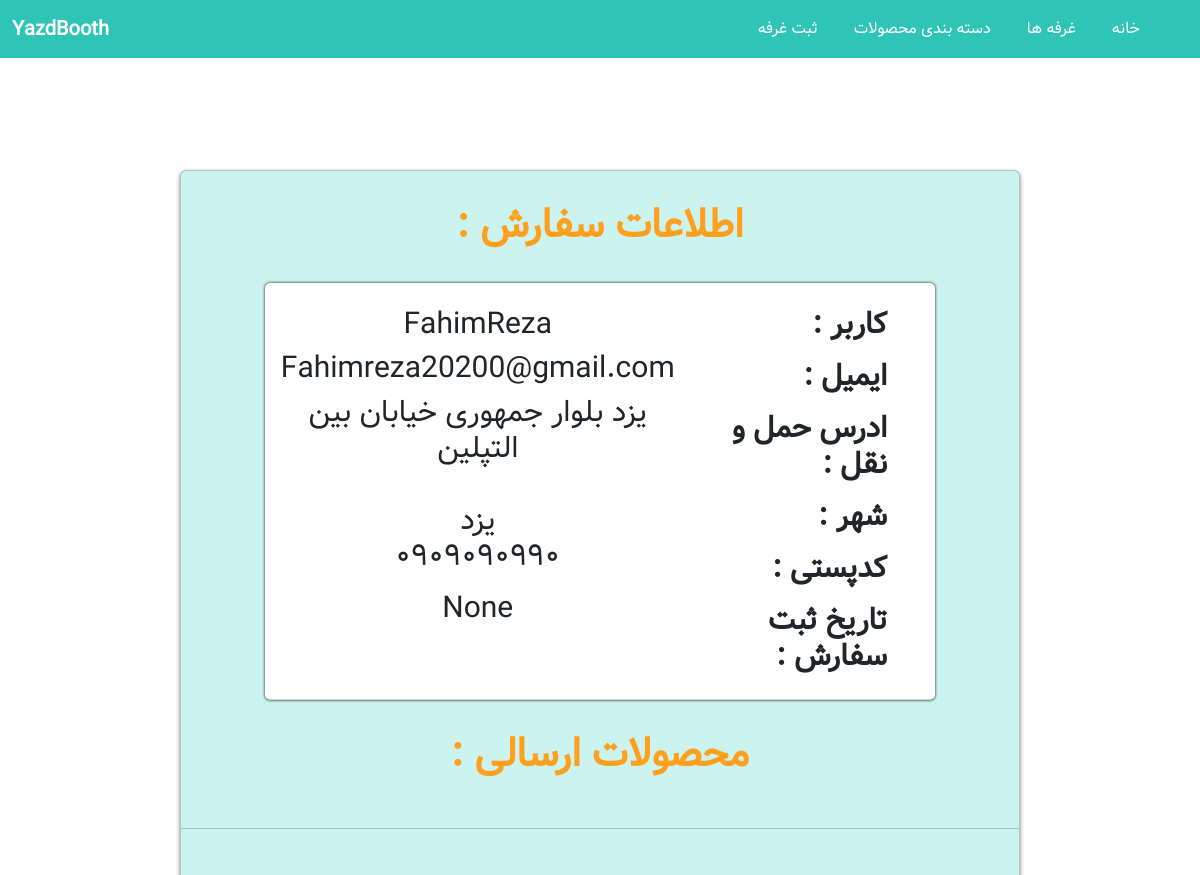
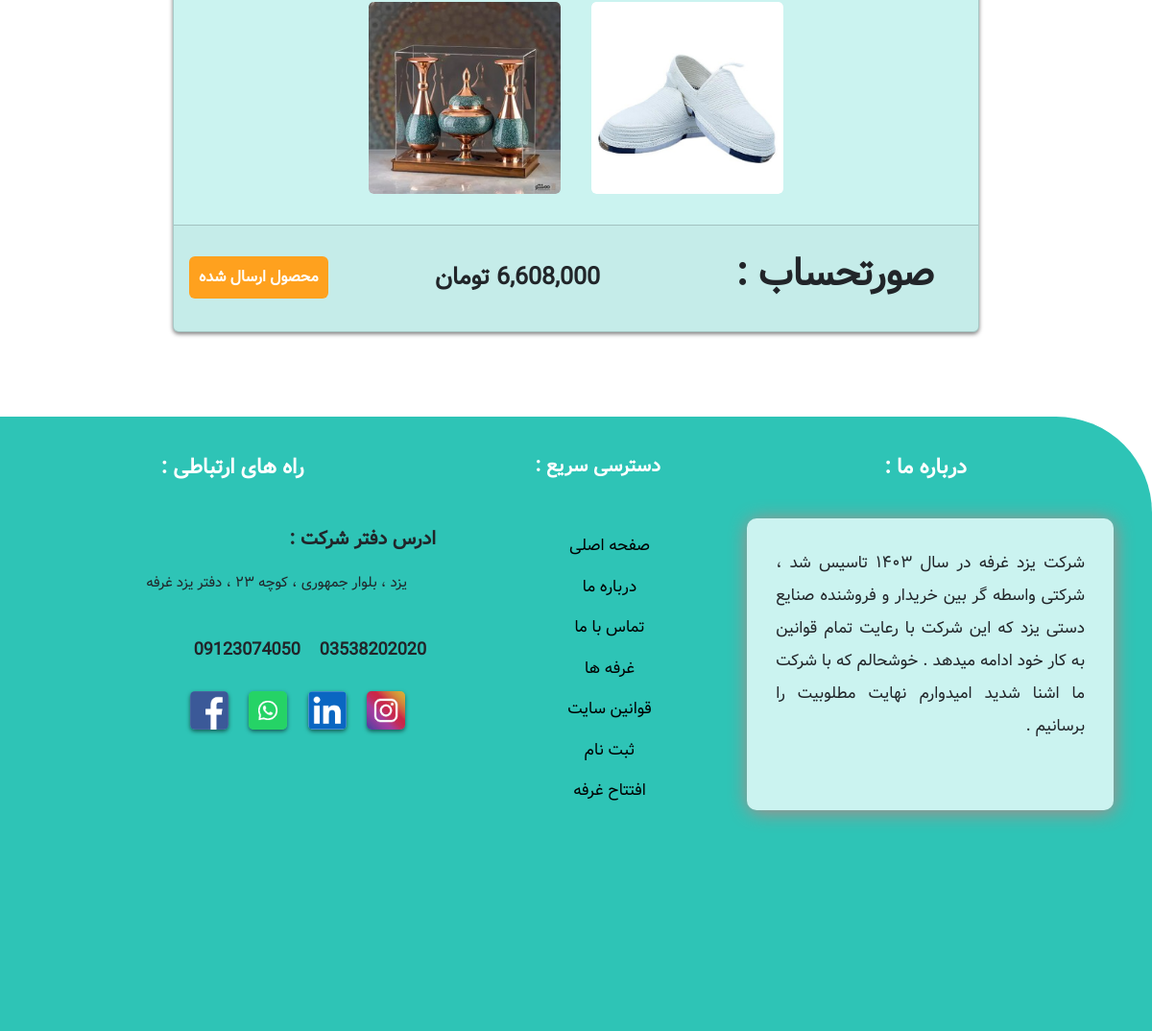
/Payment/order/49 (signed in), run on the app's committed database (2 pictures, top to bottom).
### Payment/models.py (models this page shows, shortened)
class Order(models.Model):
    user = models.ForeignKey(User, on_delete=models.CASCADE , null=True , blank=True)
    full_name = models.CharField(max_length=250)
    email = models.EmailField(max_length=255)
    shipping_address = models.CharField(max_length=15000)
    amount_paid = models.DecimalField(max_digits=10, decimal_places=0)
    date_ordered = models.DateTimeField(auto_now_add=True)
    shipped = models.BooleanField(default=False)
    date_shipped = models.DateTimeField(blank=True, null=True)

class OrderItem(models.Model):
    order = models.ForeignKey(Order, on_delete=models.CASCADE, null=True)
    product = models.ForeignKey(Product, on_delete=models.CASCADE, null=True)
    user = models.ForeignKey(User, on_delete=models.CASCADE, null=True , blank=True)
    quantity = models.PositiveBigIntegerField(default=1)
    price = models.DecimalField(max_digits=10, decimal_places=0)

### Store/models.py (models this page shows, shortened)
class Product(models.Model):
    name = models.CharField(max_length=100 , null=False , blank=False)
    price = models.DecimalField(max_digits=12, decimal_places=0 , default=0 , null=False , blank=False)
    category = models.ForeignKey(Category, on_delete=models.CASCADE , default=None , null=False , blank=False)
    description = models.TextField(max_length=300 , default='' , null=True , blank=True)
    image = models.ImageField(upload_to='uploads/product/')
    is_active = models.BooleanField(default=False)
    is_sale = models.BooleanField(default=False)
    Discountـpercentage = models.IntegerField(default=0)
    colors = models.ManyToManyField(Color) # انتخاب به صورت چند به چند
    features = models.ManyToManyField(Feature , default='')
    booth = models.ForeignKey(Booth, on_delete=models.CASCADE , null=True , related_name='products' , blank=False , default='' )

### Payment/views.py (the view, shortened to what this page needs)
# urls.py: path('order/<int:id>', views.Order_Page , name='Order_Page'),
def Order_Page(request , id):
    if  request.user.is_authenticated and request.user.is_superuser:
        order = Order.objects.filter(id=id)
        order_item=OrderItem.objects.filter(order=id)
        for item in order:
            if item.date_shipped:
                g_date = item.date_ordered  # تاریخ میلادی از نمونه
                j_date = jdatetime.datetime.fromgregorian(datetime=g_date)  # تبدیل به تاریخ شمسی
                formatted_date = f"{j_date.year}/{j_date.month}/{j_date.day}"
            else:
                formatted_date  = None
        return render(request=request, template_name='Order_Page.html', context={'order':order , 'order_item':order_item ,'formatted_date':formatted_date })
    else:
        messages.error(request , 'خطای دسترسی لطفا دوباره تلاش کنید ...')
        return redirect('/')

### Cart/context_processors.py (called while the page is built)
def cart(request):
    return {'cart': Cart(request)}

### Payment/templates/Order_Page.html (shortened to what this page needs)
{% extends 'base.html' %}
{% load static %}
{% load humanize %}
{% block content %}
<br/>
<br/>
<br/>
<br/>
    <div class="card" style="width: 70% !important; margin: 1rem auto !important;background-color: #CBF3F0">
                        <h1 class="sub-Title" style="margin: 2rem auto">اطلاعات سفارش :</h1>
        <div class="card-header" style="display: flex;background-color: #ffffff; width: 80%;margin: 0 auto;border-radius: 5px;box-shadow: 0px 0px 3px black">
            {% for item in order %}
            <div class="card-header-right">
                <h2>کاربر :</h2>
                <h2>ایمیل :</h2>
                <h2>ادرس حمل و نقل :</h2>
                <h2>شهر :</h2>
                <h2>کدپستی :</h2>
                <h2>تاریخ ثبت سفارش :</h2>
            </div>
            <div class="card-header-left">
                <h2>{{ item.user }}</h2>
                <h2>{{ item.email }}</h2>
                <h2>{{ item.shipping_address|linebreaks }}</h2>
                <h2>{{ formatted_date }}</h2>
            </div>
        </div>
                    <h1 class="sub-Title" style="margin: 2rem auto">محصولات ارسالی :</h1>
        <hr/>
        <div class="card-body" style="display:flex;justify-content: center">
            {% for item in order_item %}
             <div class="Mahsol Mahsolat-Page" style="max-width: 200px;margin: 1rem;">
        <img src="{{ item.product.image.url }}" alt="image-product">
    </div>
{% endfor %}
        </div>
        <div class="card-footer" style="display:flex;">
                                <h1 class="sub-Title text-dark">صورتحساب :</h1>
            <h5 style="margin: 2rem auto;font-size: 25px;font-weight: bold;">{{ item.amount_paid|intcomma }} تومان </h5>
            {% if not item.shipped %}
                <form method="POST" >
                    <button type="submit" class="btn btn-dark mt-4" style="background-color: #ffa11e;border: none;padding:10px;font-weight: bold">محصول ارسال شده</button>
                </form>
            {% endif %}
                        {% endfor %}
        </div>
    </div>
<br/>
<br/>
<br/>
{% endblock %}

### static/css/style.css (style rules this page uses)
* { margin: 0; padding: 0; box-sizing: border-box; font-family: 'vazir' , sans-serif; }
.card { width: 25% !important; height: auto !important; margin-right: 2rem !important; box-shadow: 0px 2px 4px #00000082; }
.sub-Title { color: #FF9F1C; font-weight: bold; font-size: 40px; margin:20px 30px ; }
.Mahsol.Mahsolat-Page { border-radius:5px; position: relative; overflow: hidden; max-width: 300px; }
.Mahsol.Mahsolat-Page img { width: 100%; border-radius: 5px; display: block; transition: transform 0.5s; }
.card-header-right h2 { font-size: 30px; font-weight: bold; margin: 1rem 2rem; }
.card-header-left h2 { font-weight: 500; font-size: 30px; }
.card-header-left { text-align: center; margin: 1rem auto; }

### data on the page
Order: user "FahimReza", email "Fahimreza20200@gmail.com", shipping_address "یزد بلوار جمهوری خیابان بین التپلین یزد ۰۹۰۹۰۹۰۹۹۰", formatted_date "None", shipped "محصول ارسال شده"
OrderItem: product.image (picture)
OrderItem: product.image (picture)
